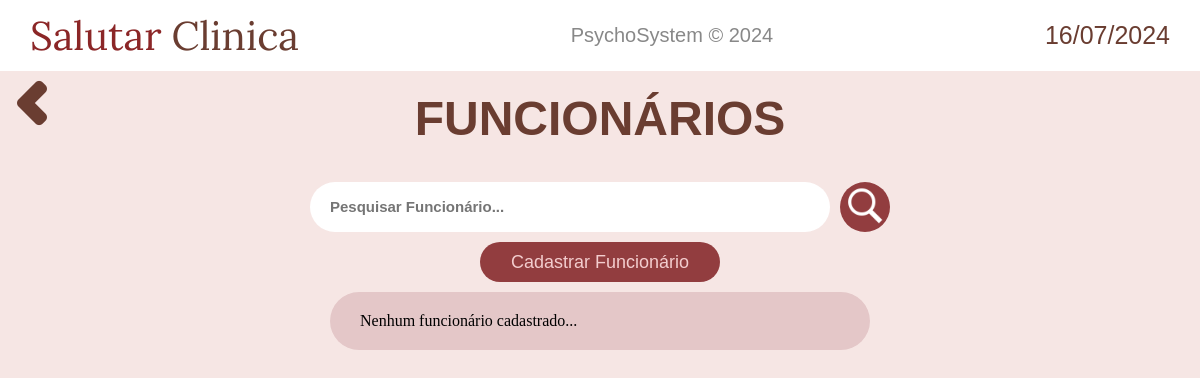
The page /funcionario/ (signed in) on the database as committed earlier.
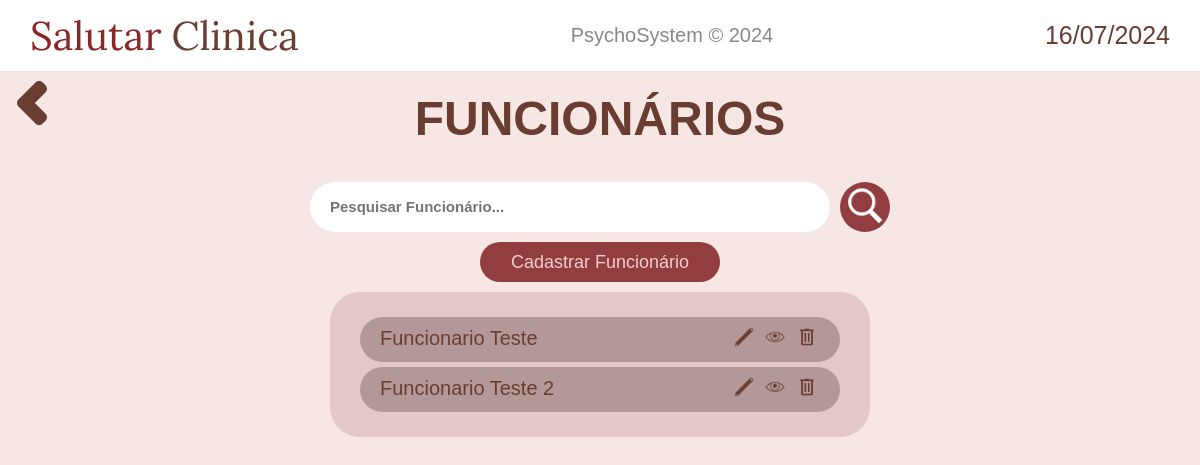
The same page on the database as committed later.
### funcionario/models.py (models this page shows)
class Funcionario(models.Model):
    nome = models.CharField(max_length=50)
    cpf = models.CharField(max_length=20, primary_key=True)
    rg = models.CharField(max_length=20)
    num_cart_trab = models.CharField(max_length=20, verbose_name="Numero Carteira de Trabalho")
    cargo = models.CharField(max_length=20)
    telefone = models.CharField(max_length=20)
    data_nascimento = models.DateField(blank=True, verbose_name="Data de Nascimento")
    rua = models.CharField(max_length=50, blank=True)
    bairro = models.CharField(max_length=50, blank=True)
    numero = models.CharField(max_length=5, blank=True)
    complemento = models.TextField(blank=True)
    cep = models.CharField(max_length=20, blank=True)
    ponto_referencia = models.TextField(blank=True, verbose_name="Ponto de referência")
    data_admissao = models.DateField(blank=True, null=True, verbose_name="Data da Admissão")

### funcionario/views.py (the view)
# urls.py: path('', views.display_funcionarios, name="display_funcionarios"),
@login_required(login_url='home:login')
def display_funcionarios(request):
    funcionarios = Funcionario.objects.all()
    context_ = {
        'data_atual': data_atual,
        'funcionarios': funcionarios,
    }
    return render(request, 'funcionario/display.html', context_)

### funcionario/templates/funcionario/display.html (shortened to what this page needs)
{% extends 'base.html' %}
{% load static %}
{% block content %}
<div style="display: flex;">
    <a href="{% url 'home:navegacao' %}" class="return-button"><img src="{% static 'home/imagens/chevron-left.png' %}" alt=""></a>
    <h2 class="welcome-text"><a href="{% url 'funcionario:display_funcionarios' %}">FUNCIONÁRIOS</a></h2>
</div>
<main style="flex-direction: column;">
    <form action="{% url 'funcionario:pesquisa_funcionario' %}" method="get" style="justify-content: center; display: flex;">
        <input class="pesquisar-pacientes" type="text" id="search" name="q" placeholder="Pesquisar Funcionário...">
        <button type="submit" class="pesquisar-button">
            <img src="{% static 'pacientes/imagens/pesquisar-icon.png' %}" height="40" alt="">
        </button>
    </form>
    <a class="add-paciente-button" href="{% url 'funcionario:cadastro_funcionario' %}">
        Cadastrar Funcionário
    </a>
    <div class="mostrar-pacientes-container">
        {% if funcionarios %}
            {% for funcionario in funcionarios %}
            <div class="paciente-exibido">
                <h4 style="font-weight: 500;">{{ funcionario.nome }}</h4>
                <div class="icones-paciente">
                    <a href="{% url 'funcionario:edicao_funcionario' funcionario.cpf %}" style="margin: 0 3px;">
                        <img height="20" src="{% static 'pacientes/imagens/editar-icon.png' %}" alt="">
                    </a>
                    <a href="{% url 'funcionario:visualizacao_funcionario' funcionario.cpf %}" style="margin: 0 3px;">
                        <img height="20" src="{% static 'pacientes/imagens/ver-icon.png' %}" alt="">
                    </a>
                    <a href="#" class="opcao-deletar" style="margin: 0 3px;">
                        <img height="20" src="{% static 'pacientes/imagens/excluir-icon.png' %}" alt="">
                    </a>
                </div>
            </div>
            {% endfor %}
        {% else %}
            <h4 style="font-weight: 500;">Nenhum funcionário cadastrado...</h4>
        {% endif %}
    </div>
</main>
{% endblock content %}

Rows that differ between the two databases and show on the page:
added Funcionario: nome "Funcionario Teste"
added Funcionario: nome "Funcionario Teste 2"
Other text that changed with them:
text no longer shown: "Nenhum funcionário cadastrado..."
